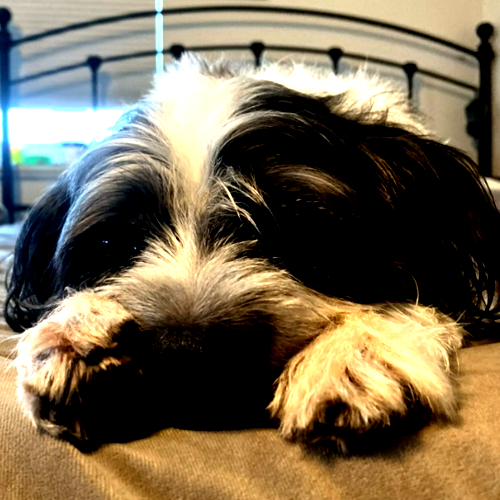
#> input picture inputs/Murray.png, 500 x 500 px
$ python 'Main(DifferentRemoval).py'
#> lines starting #> are read from the running program, lines starting #| are printed output that depends on the picture
from PIL import Image, ImageDraw
import numpy as np
import csv
from os import makedirs, path
from math import pi, sin, cos, sqrt,dist
from rich.progress import track

image = Image.open("inputs/Murray.png")
#> image is the input picture: PIL image 500x500 RGBA; mean R, G, B, A 118.7, 105.5, 80.8, 255
if(image.size[0]>600):
    image = image.resize((600,int(image.size[1]/image.size[0]*600)))

# weight = Image.open("inputs/einstienWeights.png").convert("L")

bwImage = image.convert("L")
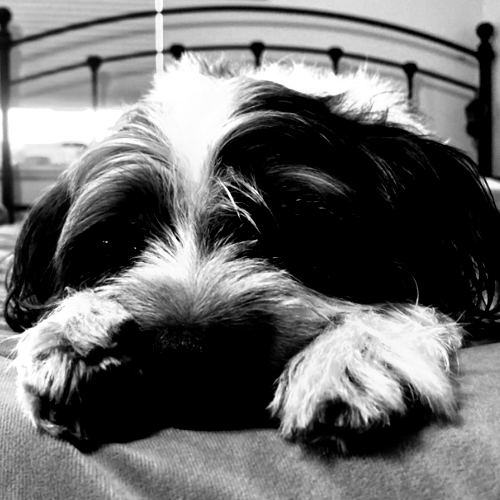
#> bwImage: PIL image 500x500 L; min 0, max 255, mean 106.6
image = image.convert("RGBA")
overlay = Image.new('RGBA', image.size, (0,0,0,0))
#> overlay: PIL image 500x500 RGBA; every value is 0
#Define Image Array
arr = np.array(bwImage).astype(np.float32)
# arrweight = np.array(weight).astype(np.float32)
width,height = arr.shape[0], arr.shape[1]
#> width = 500; height = 500

draw = ImageDraw.Draw(overlay, "RGBA")
start_point = (0, 0)
end_point = (width, height)
#> end_point = (500, 500)
alpha = 0.15
removeScore = 255*alpha/2
line_color = (0, 0, 0,int(255*alpha))
line_width = 1

def drawPoint(x, y):
    # Draw a point on the image
    draw.ellipse(xy=(x-2, y-2, x + 2, y + 2), fill=(0, 0, 0))
center = (width // 2, height // 2)
#> center = (250, 250)

numPoints = 180
circleScale = 0.99
points = [(center[0] + width/2*circleScale* cos(2*pi/numPoints*i), center[1]+ height/2*circleScale* sin(2*pi/numPoints*i)) for i in range(numPoints)]


for point in points:
    drawPoint(point[0], point[1])

# draw.line([start_point, end_point], fill=line_color, width=line_width)
def drawLine(start, end,overlay):
    # Draw a line on the image
    overlay1 = Image.new('RGBA', image.size, (0,0,0,0))
    draw = ImageDraw.Draw(overlay1, "RGBA")
    draw.line([start, end], fill=line_color, width=line_width)
    return Image.alpha_composite(overlay, overlay1)

def loss(start, end):
    if start == end:
        return float("inf")
    end,start = max(start, end), min(start, end)
    steps = int(dist(start, end))
    total = 0.0
    x0, y0 = start
    dx = (end[0] - x0) / steps
    dy = (end[1] - y0) / steps
    for i in range(steps):
        x0 += dx
#> (the run stopped early here; a loop or call above may not have finished)
